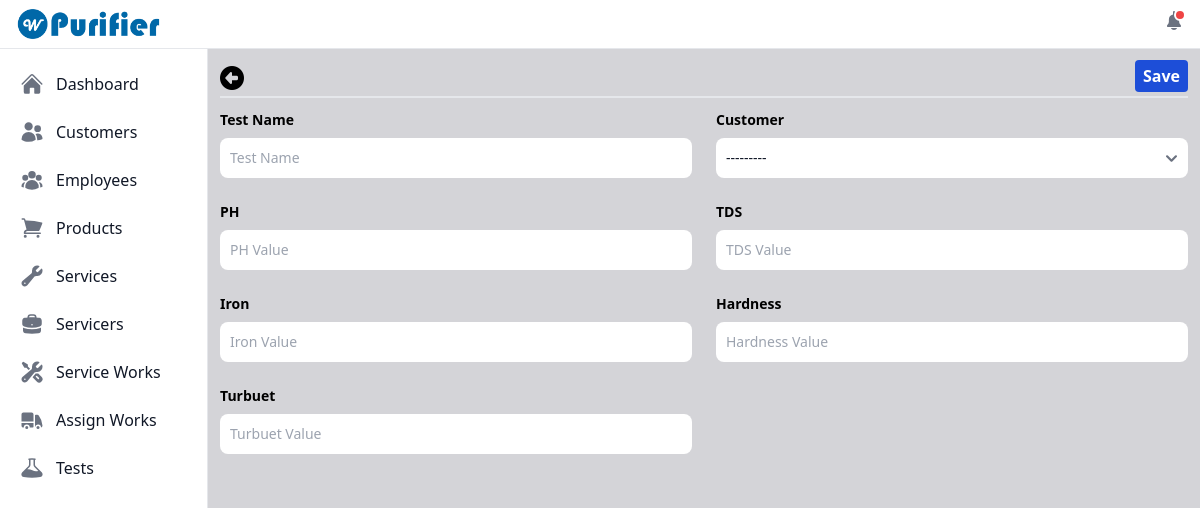
The app's page /create_test/ (signed in), older data.
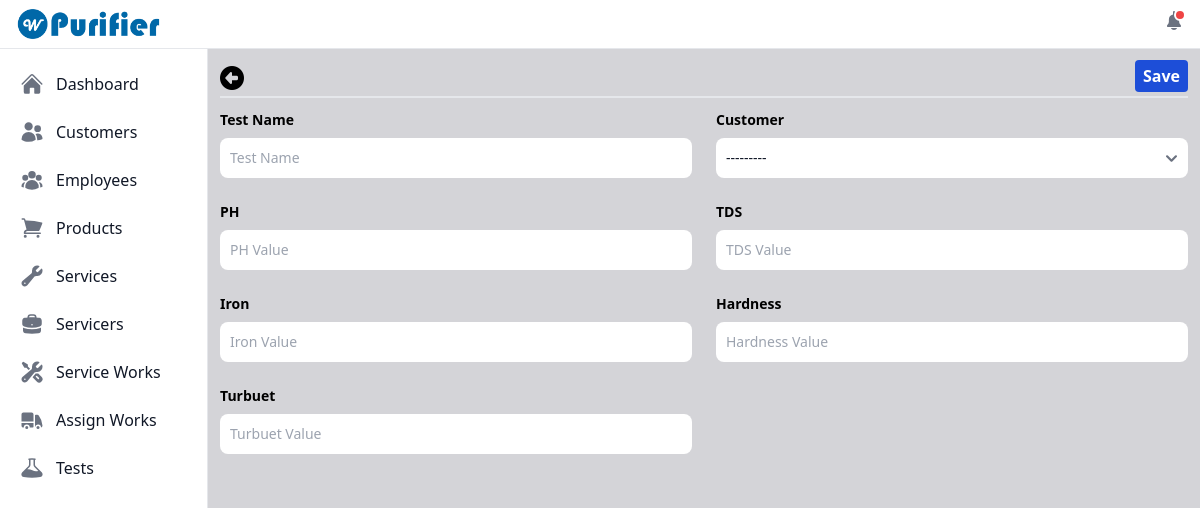
The same page, newer data.
### purifier/models.py (models this page shows, shortened)
class Customer(models.Model):
    id = models.UUIDField(primary_key=True, default=uuid.uuid4, unique=True, editable=False)
    profile = models.ImageField(null=True, blank=True, upload_to="customer_profiles/")
    name = models.CharField(max_length=50)
    email = models.EmailField(unique=True)
    address = models.TextField()
    mobile = models.CharField(max_length=20)
    whatsapp_number = models.CharField(max_length=20)
    installed_product = models.ManyToManyField(Product, blank=True)
    customer_code = models.CharField(max_length=50, blank=True, unique=True)
    location = models.CharField(max_length=250, null=True, blank=True)
    initial_password = models.CharField(max_length=150, blank=True, null=True)
    created_on = models.DateField(auto_now_add=True)
    def __str__(self) -> str:
        return self.customer_code

class Test(models.Model):
    id = models.UUIDField(primary_key=True, default=uuid.uuid4, unique=True, editable=False)
    customer_code = models.ForeignKey(Customer, on_delete=models.CASCADE)
    test_name = models.CharField(max_length=150)
    ph_value = models.CharField(max_length=30)
    tds_value = models.CharField(max_length=30)
    iron_value = models.CharField(max_length=30)
    hardness_value = models.CharField(max_length=30)
    turbuet_value = models.CharField(max_length=30)
    created_on = models.DateTimeField(auto_now_add=True)

### purifier/views.py (the view)
# urls.py: path('create_test/', views.createTest, name='create_test'),
@login_required
def createTest(request):
    test_form = TestForm()
    if request.method == 'POST':
        test_form = TestForm(request.POST)
        if test_form.is_valid():
            test_form.save()
            return redirect('purifier:view_tests')
    context = {'test_form': test_form}
    return render(request, 'test/test.html', context)

### user_management/models.py (called while the page is built)
    def __str__(self):
        return self.username

### purifier/templates/test/test.html (shortened to what this page needs)
{% extends "index.html" %}
{% load static %}
{% block content %}
    <div>
        <form method="post" action="">
            <div class="flex justify-between items-center">
                <a href="{% url "purifier:view_tests" %}" class="text-2xl font-bold rounded text-black"><i class="fa-solid fa-circle-left"></i></a>
                <input type="submit" id="submit" class="bg-blue-700 p-1 px-2 mb-1 text-base font-bold rounded text-white cursor-pointer" value="Save"/>
            </div>
            <hr class="border dark:border-gray-800">
            <div class="grid gap-6 mb-6 md:grid-cols-2 mt-3">
                <div>
                    <label for="formTestName" class="block mb-2 text-sm font-bold text-black">Test Name</label>
                    {{ test_form.test_name }}
                </div>
                <div>
                    <label for="formTestCustomerCode" class="block mb-2 text-sm font-bold text-black">Customer</label>
                    {{ test_form.customer_code }}
                </div>
                <div>
                    <label for="formTestPhValue" class="block mb-2 text-sm font-bold text-black">PH</label>
                    {{ test_form.ph_value }}
                </div>
                <div>
                    <label for="formTdsValue" class="block mb-2 text-sm font-bold text-black">TDS</label>
                    {{ test_form.tds_value }}
                </div>
                <div>
                    <label for="formIronValue" class="block mb-2 text-sm font-bold text-black">Iron</label>
                    {{ test_form.iron_value }}
                </div>
                <div>
                    <label for="formHardnessValue" class="block mb-2 text-sm font-bold text-black">Hardness</label>
                    {{ test_form.hardness_value }}
                </div>
                <div>
                    <label for="formTubuetValue" class="block mb-2 text-sm font-bold text-black">Turbuet</label>
                    {{ test_form.turbuet_value }}
                </div>
            </div>
        </form>
    </div>
{% endblock content %}

Row changes from the older to the newer data that the page shows:
removed Customer: customer_code "---------"
